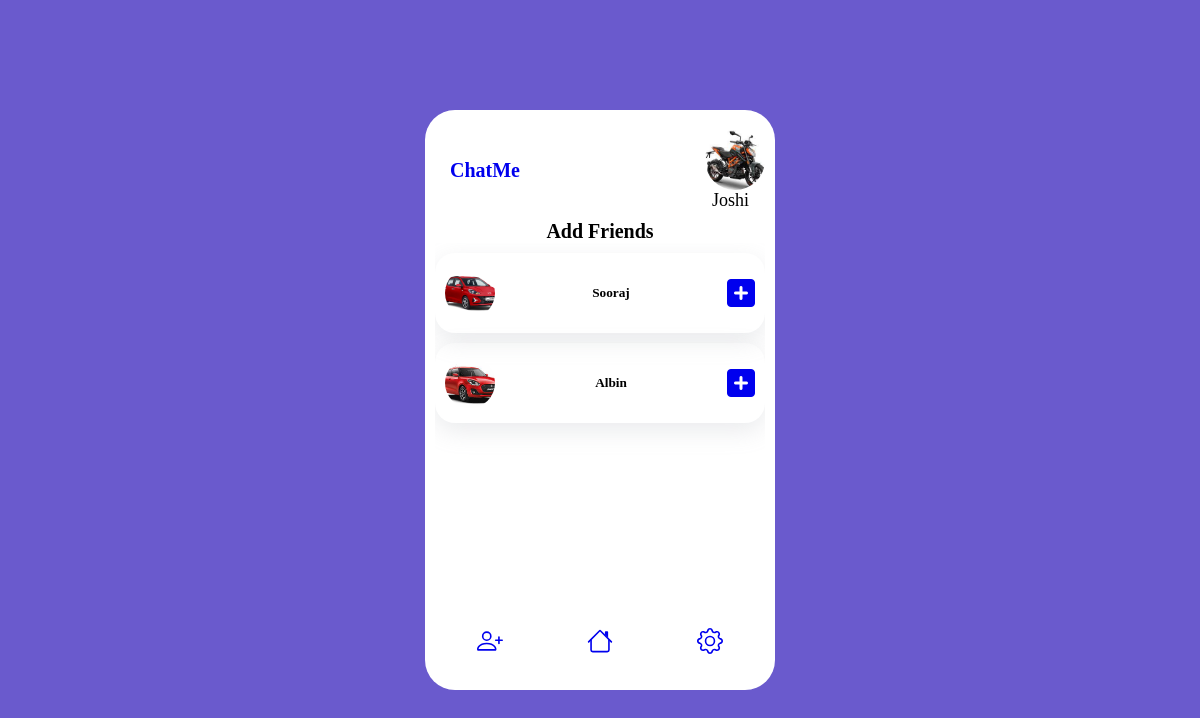
The app's page /friends-list (signed in) with its own data.
### User/models.py (models this page shows, shortened)
class Profile(models.Model):
    user = models.ForeignKey(User,on_delete=models.CASCADE)
    profile_pic = models.ImageField(upload_to='profile_pic',null=True,default="no-user.png")
    friends = models.ManyToManyField("Friend",related_name="friend_profile")

### Home/views.py (the view)
# urls.py: path('friends-list',views.friend_list,name='friendslist'),
def friend_list(request):
    user_profile = Profile.objects.get(user=request.user)
    friends = Profile.objects.exclude(user=request.user)
    context = {
        "user_profile":user_profile,
        "friends":friends
    }
    return render(request,'addfriend.html',context)

### templates/addfriend.html (shortened to what this page needs)
{% extends 'base.html' %}
{% block content %}
<div class="chat-container">
    <div class="main">
      <div class="logo">
        <a href="{% url 'Home:index' %}">ChatMe</a>
      </div>
      <div class="sub-main">
        <div class="main-user">
          {% if user.is_authenticated %}
          <img src="{{user_profile.profile_pic.url}}" alt="profile picture" />
          {% else %}
          <img src="" alt="profile" >
          {% endif %}
        </div>
        <p>{{user_profile.user}}</p>
      </div>
    </div>
    <div class="header">Add Friends</div>
    <div class="friends-container">
      {% for friend in friends %}
        <div class="friends" id="friend-{{friend.id}}">
          <div class="pic">
            <img src="{{friend.profile_pic.url}}" alt="" />
          </div>
          <div class="name">
            <h5>{{friend.user}}</h5>
          </div>
          <div>
              <a href="{% url 'Home:addfriends' friend.id %}" data-friend-id="{{ friend.id }}" onclick="addFriend(event, {{ friend.id }})">
                <i  class="fa fa-solid fa-square-plus fa-2x"></i>
              </a>
          </div>
        </div>
      {% endfor %}
    </div>
    <div class="footer">
      <div>
        <a href="{% url 'Home:friendslist' %}">
        </a>
      </div>
      <div>
        <a href="{% url 'Home:index' %}">
        </a>
      </div>
      <div>
        <a href="{% url 'User:settings' %}">
        </a>
      </div>
    </div>
  </div>
{% endblock content %}

### static/css/style.css (style rules this page uses)
* { padding: 0px; margin: 0px; box-sizing: border-box; font-family: Poppins; }
body { width: 100%; height: 100vh; display: flex; align-items: center; justify-content: center; background-color: slateblue; font-family: Poppins; }
.logo { width: 100px; height: 100px; display: flex; align-items: center; justify-content: center; font-size: 20px; font-weight: bold; color: slateblue; line-height: 20px; }
.main { width: 100%; height: auto; display: flex; align-items: center; justify-content: space-between; }
img { object-fit: cover; height: 100%; width: 100%; border-radius: 50%; }
.chat-container, .chat-container2 { width: 350px; height: 580px; background-color: white; border-radius: 30px; padding: 10px 10px }
.sub-main { width: 200px; display: flex; align-items: flex-end; justify-content: center; flex-direction: column; }
.sub-main p { font-size: 18px; margin-right: 1rem; }
.main-user { width: 60px; height: 60px; float: right; border-radius: 50%; }
.header { width: 100%; height: auto; display: flex; align-items: center; justify-content: center; font-size: 20px; font-weight: bold; }
.friends-container { width: 100%; height: 380px; overflow: auto; }
.friends { width: 100%; height: 80px; box-shadow: rgba(149, 157, 165, 0.2) 0px 8px 24px; border-radius: 20px; display: flex; align-items: center; justify-content: space-between; margin-top: 10px; padding: 0px 10px; }
.pic, .pro-pic { width: 50px; height: 50px; border-radius: 50%; }
.name { flex-grow: 2; display: flex; align-items: center; justify-content: center; flex-direction: column; }
.footer { width: 100%; height: 40px; display: flex; align-items: center; justify-content: space-around; }
svg { cursor: pointer; }
a { text-decoration: none; }

### records on screen
Profile: profile_pic (picture), user "Joshi"
Profile: profile_pic (picture), user "Sooraj"
Profile: profile_pic (picture), user "Albin"
